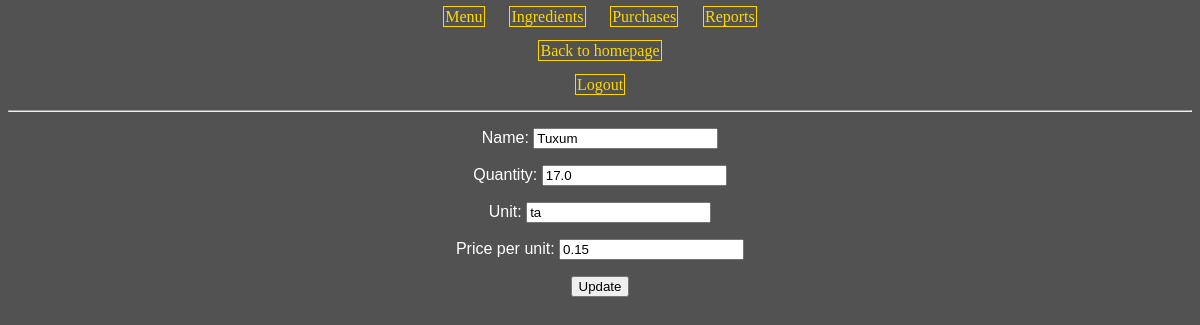
Page /ingredient/4/update (signed in) on the committed database.
### base/models.py (models this page shows, shortened)
class Ingredient(models.Model):
    name = models.CharField(max_length=200, unique=True)
    quantity = models.FloatField(default=0)
    unit = models.CharField(max_length=200)
    price_per_unit = models.FloatField(default=0)

### base/views.py (the view)
# urls.py: path('ingredient/<slug:pk>/update', views.IngredientUpdate.as_view(), name='ingredientupdate'),
class IngredientUpdate(LoginRequiredMixin, UpdateView):
    template_name="base/ingredient_update.html"
    model = Ingredient
    form_class  = IngredientForm

### base/forms.py
class IngredientForm(forms.ModelForm):
    class Meta:
        model = Ingredient
        fields = ('__all__')

### base/templates/base/ingredient_update.html (shortened to what this page needs)
{% extends 'base/main.html' %}
{% block content %}
<form action="" method="POST">
{{form.as_p}}
<input type="submit" value="Update"/>
</form>
{% endblock %}

### base/templates/base/main.html (style rules this page uses)
body { background-color: rgba(50, 49, 49, 0.838); font-family: Helvetica; text-align: center; color: white; }

### rows in the picture
Ingredient: name "Tuxum", quantity "17.0", unit "ta", price_per_unit "0.15"
